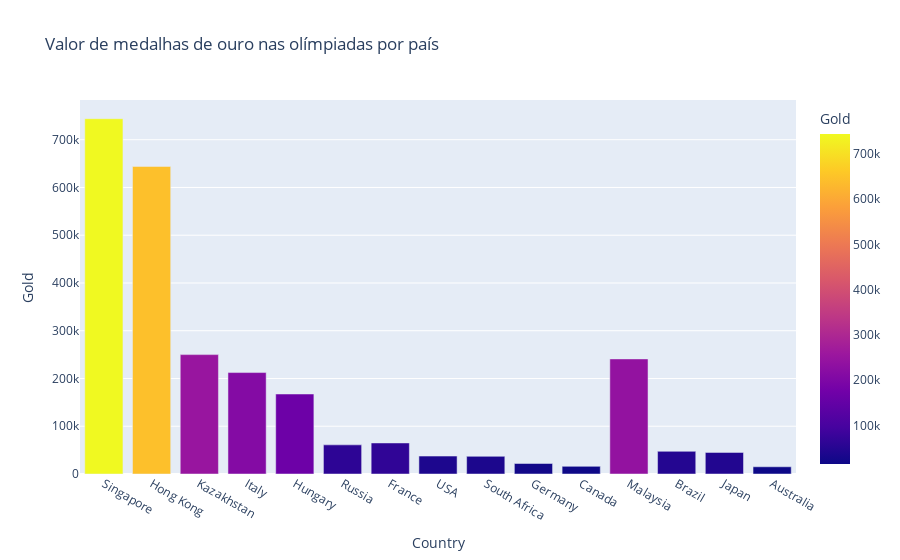

Notebook cell for this chart:
### Code cell
medals = px.bar(df[:15], x='Country', y='Gold', title='Valor de medalhas de ouro nas olímpiadas por país', color='Gold')
medals.show()

### Figure 1 — Plotly figure (JSON) as saved in the notebook; plotly's stock layout.template omitted (floating-point values rounded to 4 significant figures)
{"data": [{"alignmentgroup": "True", "hovertemplate": "Country=%{x}<br>Gold=%{marker.color}<extra></extra>", "legendgroup": "", "marker": {"color": [744000, 644000, 250000, 212400, 167500, 61000, 65000, 37500, 37000, 22000, 16000, 241000, 47500, 45200, 15100], "coloraxis": "coloraxis"}, "name": "", "offsetgroup": "", "orientation": "v", "showlegend": false, "textposition": "auto", "type": "bar", "x": ["Singapore", "Hong Kong", "Kazakhstan", "Italy", "Hungary", "Russia", "France", "USA", "South Africa", "Germany", "Canada", "Malaysia", "Brazil", "Japan", "Australia"], "xaxis": "x", "y": [744000, 644000, 250000, 212400, 167500, 61000, 65000, 37500, 37000, 22000, 16000, 241000, 47500, 45200, 15100], "yaxis": "y"}], "layout": {"barmode": "relative", "coloraxis": {"colorbar": {"title": {"text": "Gold"}}, "colorscale": [[0, "#0d0887"], [0.1111, "#46039f"], [0.2222, "#7201a8"], [0.3333, "#9c179e"], [0.4444, "#bd3786"], [0.5556, "#d8576b"], [0.6667, "#ed7953"], [0.7778, "#fb9f3a"], [0.8889, "#fdca26"], [1, "#f0f921"]]}, "legend": {"tracegroupgap": 0}, "title": {"text": "Valor de medalhas de ouro nas olímpiadas por país"}, "xaxis": {"anchor": "y", "domain": [0, 1], "title": {"text": "Country"}}, "yaxis": {"anchor": "x", "domain": [0, 1], "title": {"text": "Gold"}}}}
